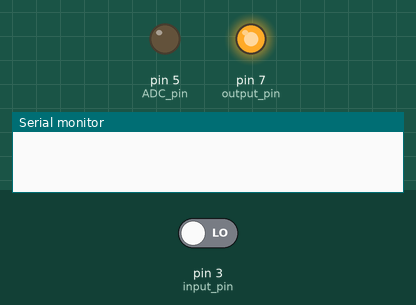
Simulated run of this sketch. Board: Arduino Uno, built with avr-gcc and run on an emulated ATmega328P. Shown: output pins drawn as LEDs (lit = HIGH), the last lines printed to the serial monitor. The test bench sets the inputs (shaded band); at power-on: pin 3 (input_pin) LOW. Random numbers use the default seed unless the sketch sets one.

Above: at 1.8 s.
1.9 s: pin 3 (input_pin) driven HIGH
At 2.3 s:
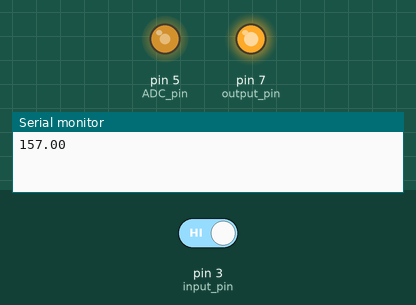
At 27.5 s:
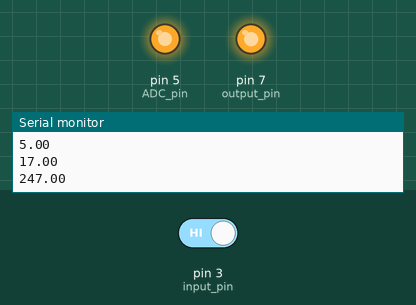
Timing chart, 0 to 31.0 s (numbered marks = the images above; inputs shaded):
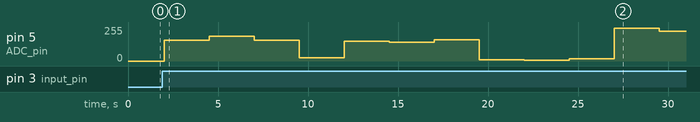

Measured:
- after the input at 1.9 s, pin 5 (ADC_pin): 0/255 → 157/255 after 0.10 s, → 185/255 2.5 s later, → 156/255 2.5 s later, → 24/255 2.5 s later, … (12 changes in this stretch)

The sketch:

arduino_srdac.ino
```cpp
/*
Synhronized Randomize DAC.
See more https://habr.com/ru/post/561148/
*/

int ADC_pin = 5;
int input_pin = 3;
int output_pin = 7;
int synch_signa = 0;
int v_min = 10;
int v_max = 2550;
int synch_signal = 0;
float rand_voltage = 0;
// the setup function runs once when you press reset or power the board
void setup() {
  pinMode(ADC_pin, OUTPUT);
  pinMode(output_pin, OUTPUT);
  digitalWrite(output_pin,HIGH);
  pinMode(input_pin, INPUT);
  Serial.begin(9600);
}

// the loop function runs over and over again forever
void loop() {

synch_signal = digitalRead(input_pin);      // read signal from another device

if (synch_signal) {
 rand_voltage=random(v_min, v_max) / 10;
 analogWrite(ADC_pin, rand_voltage);
 Serial.println(rand_voltage);
 delay(2500);   // wait for seconds
}
else
{
 delay(500);   // wait for seconds
}

}
```
